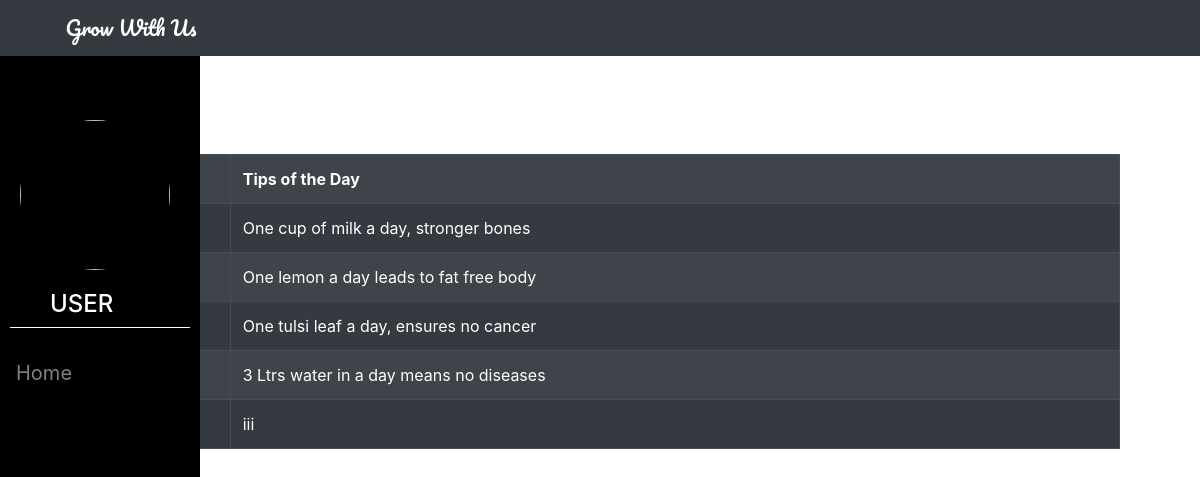
Page /users_view_healthy_tip on the committed database.
### app/models.py (models this page shows)
class add_healthy_tips(models.Model):
    tips=models.CharField(max_length=30,null=True)
    tip=models.CharField(max_length=30,null=True)

### app/views.py (the view)
# urls.py: path('users_view_healthy_tip',views.users_view_healthy_tips),
def users_view_healthy_tips(request):
    s=add_healthy_tips.objects.all()
    d={'view':s}
    return render(request,'user_view_healthytips.html',d)

### app/templates/user_view_healthytips.html (shortened to what this page needs)
{% load static %}
{% get_static_prefix as d %}
<!doctype html>
<html lang="en">
  <head>
    <link rel="stylesheet" href="https://stackpath.bootstrapcdn.com/bootstrap/4.3.1/css/bootstrap.min.css">
  </head>
  <body>
    <div class="sidebar">
        <div class="imgs">
          <img src="{{d}}img/user_logo.jpg" alt="" width="150px">
        </div>
        <h4 style="color: white; padding:0px 50px;">USER</h4>
      <div class="but"></div> <br>
      <a href="user_applys">Home</a>
      </div>
    <nav class="navbar navbar-expand-sm bg-dark">
      <div class="navbar-brand">Grow With Us</div>
    </nav>
<div class="container">
  <table class="table table-bordered table-dark table-hover table-striped mt-5">
    <tr>
        <th>Day</th>
        <th>Tips of the Day</th>
    </tr>
    {% for i in view %}
    <tr>
        <td>{{i.tips}}</td>
        <td>{{i.tip}}</td>
    </tr>
    {% endfor %}
    </table>
</div>
  </body>
</html>

### app/templates/user_view_healthytips.html (style rules this page uses)
body { background: url(https://images.pexels.com/photos/162583/work-workplace-office-computer-162583.jpeg?auto=compress&cs=tinysrgb&w=1260&h=750&dpr=1); background-size: cover; background-attachment: fixed; }
.imgs img { height: 150px; width: 150px; border-radius: 100px; margin-top: 100px; }
.imgs { padding: 20px; }
.sidebar { margin: 0; padding: 0; width: 200px; background-color: black; position: fixed; height: 100%; overflow: auto; }
.sidebar a { padding: 6px 8px 6px 16px; text-decoration: none; font-size: 20px; color: #818181; display: block; text-transform: capitalize; }
.but { margin-left: 10px; width: 180px; height: 1px; background-color: white; }
.navbar-brand { color: white; font-family: 'Pacifico', cursive; }
.container { padding: 50px; }

### rows in the picture
add_healthy_tips: tip "One cup of milk a day, stronger bones"
add_healthy_tips: tip "One lemon a day leads to fat free body"
add_healthy_tips: tip "One tulsi leaf a day, ensures no cancer"
add_healthy_tips: tip "3 Ltrs water in a day means no diseases"
add_healthy_tips: tip "iii"
